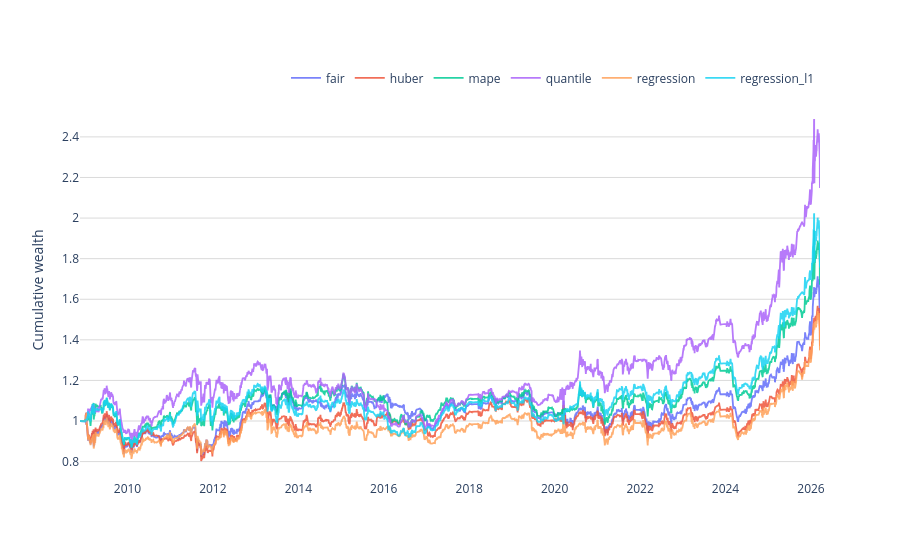

The notebook cell this image was saved under:
### Code cell
asset = "gold"
h = 10

dfs = []

for (a, hh, loss), pnl in pnl_store.items():
    if a == asset and hh == h:
        dfs.append(pnl["pnl"].rename(loss))

df = pd.concat(dfs, axis=1).sort_index()
cum = (1 + df).cumprod()

fig = go.Figure()

for col in cum.columns:
    fig.add_trace(go.Scatter(
        x=cum.index,
        y=cum[col],
        mode="lines",
        name=col,
        line=dict(width=1.8),
        opacity=0.85
    ))

fig.update_layout(
    template="plotly_white",
    hovermode="x unified",
    legend=dict(
        orientation="h",
        yanchor="bottom",
        y=1.02,
        xanchor="right",
        x=1
    ),
    xaxis=dict(
        title=None,
        showgrid=False
    ),
    yaxis=dict(
        title="Cumulative wealth",
        showgrid=True,
        gridcolor="rgba(0,0,0,0.15)"
    )
)

fig.show()

### Figure 1 — Plotly figure (JSON) as saved in the notebook; plotly's stock layout.template omitted (floating-point values rounded to 4 significant figures; data arrays with more than 128 entries replaced by an {"elided": "..."} marker saying what was removed)
{"data": [{"line": {"width": 1.8}, "mode": "lines", "name": "fair", "opacity": 0.85, "type": "scatter", "x": {"elided": "4291 str values"}, "y": {"elided": "4291 float values"}}, {"line": {"width": 1.8}, "mode": "lines", "name": "huber", "opacity": 0.85, "type": "scatter", "x": {"elided": "4291 str values"}, "y": {"elided": "4291 float values"}}, {"line": {"width": 1.8}, "mode": "lines", "name": "mape", "opacity": 0.85, "type": "scatter", "x": {"elided": "4291 str values"}, "y": {"elided": "4291 float values"}}, {"line": {"width": 1.8}, "mode": "lines", "name": "quantile", "opacity": 0.85, "type": "scatter", "x": {"elided": "4291 str values"}, "y": {"elided": "4291 float values"}}, {"line": {"width": 1.8}, "mode": "lines", "name": "regression", "opacity": 0.85, "type": "scatter", "x": {"elided": "4291 str values"}, "y": {"elided": "4291 float values"}}, {"line": {"width": 1.8}, "mode": "lines", "name": "regression_l1", "opacity": 0.85, "type": "scatter", "x": {"elided": "4291 str values"}, "y": {"elided": "4291 float values"}}], "layout": {"autosize": true, "hovermode": "x unified", "legend": {"orientation": "h", "x": 1, "xanchor": "right", "y": 1.02, "yanchor": "bottom"}, "xaxis": {"autorange": true, "range": ["2008-11-21", "2026-03-19"], "showgrid": false, "title": {}, "type": "date"}, "yaxis": {"autorange": true, "gridcolor": "rgba(0, 0, 0, 0.15)", "range": [0.7093, 2.582], "showgrid": true, "title": {"text": "Cumulative wealth"}, "type": "linear"}}}
